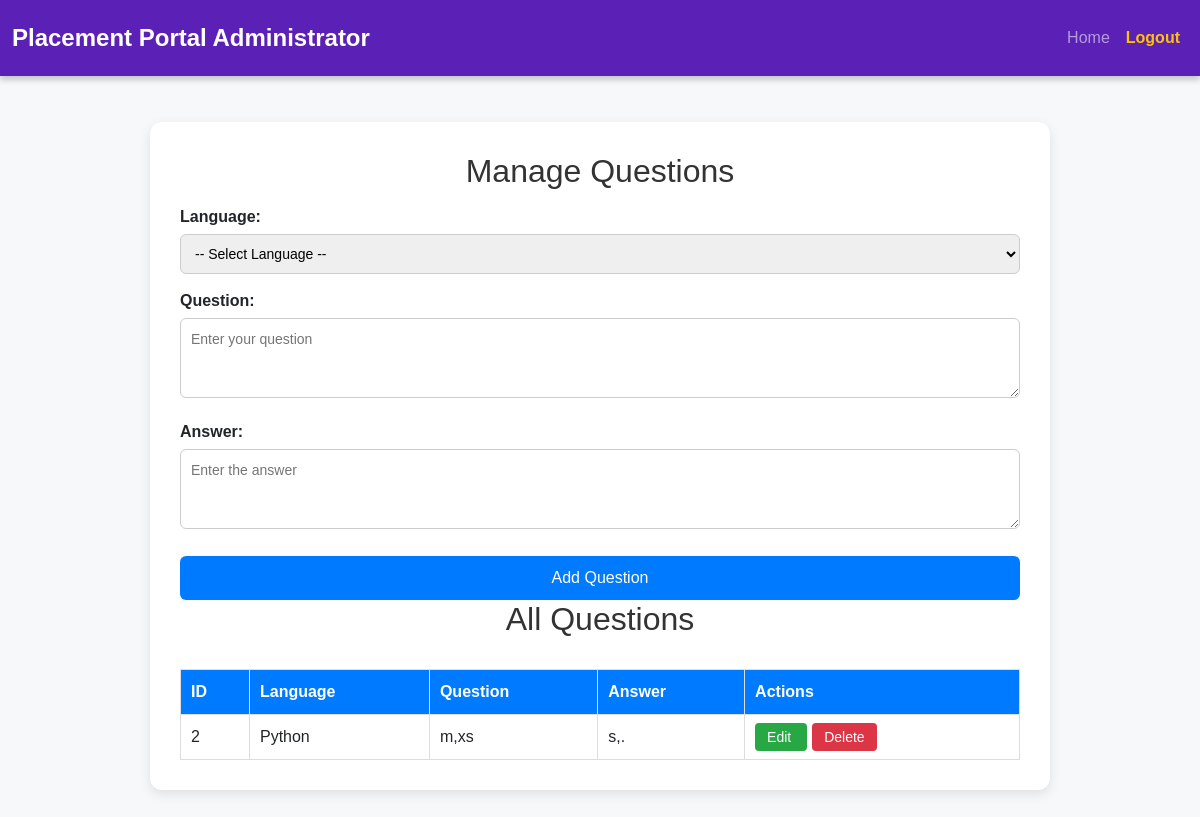
The page /interview/addquestion/ on the database its author committed.
### Interview/models.py (models this page shows, shortened)
class inter_Question(models.Model):
    LANGUAGE_CHOICES = [
        ('Python', 'Python'),
        ('Java', 'Java'),
        ('C++', 'C++'),
        ('HTML', 'HTML'),
        ('CSS', 'CSS'),
        ('JavaScript', 'JavaScript'),
    ]
    language = models.CharField(max_length=50, choices=LANGUAGE_CHOICES)
    question = models.TextField()
    answer = models.TextField()

### Interview/views.py (the view, shortened to what this page needs)
# urls.py: path('addquestion/', views.addquestion, name='addquestion'),
def addquestion(request):
    questions = inter_Question.objects.all().order_by('id')
    return render(request, 'interview/addquestion.html', {'questions': questions})

### Interview/Templates/interview/addquestion.html (shortened to what this page needs)
{% extends 'Admin/JobPost.html' %}
{% load static %}
{% block content %}
<!DOCTYPE html>
<html lang="en">
<head>
</head>
<body><br><br><br>
  <div class="container">
    <h2>Manage Questions</h2>
    <form id="questionForm" method="POST">
      <label for="language">Language:</label>
      <select name="language" id="language" required>
        <option value="">-- Select Language --</option>
      </select>
      <label for="question">Question:</label>
      <textarea name="question" id="question" placeholder="Enter your question" required></textarea>
      <label for="answer">Answer:</label>
      <textarea name="answer" id="answer" placeholder="Enter the answer" required></textarea>
      <button type="submit" id="submitBtn">Add Question</button>
    </form>
    {% if questions %}
    <h2>All Questions</h2>
    <table>
      <thead>
        <tr>
          <th>ID</th>
          <th>Language</th>
          <th>Question</th>
          <th>Answer</th>
          <th>Actions</th>
        </tr>
      </thead>
      <tbody>
        {% for q in questions %}
        <tr>
          <td>{{ q.id }}</td>
          <td>{{ q.language }}</td>
          <td>{{ q.question }}</td>
          <td>{{ q.answer }}</td>
          <td class="actions">
            <a href="#" class="edit-btn"
               onclick="editQuestion('{{ q.id }}', '{{ q.language }}', `{{ q.question|escapejs }}`, `{{ q.answer|escapejs }}`)">
               Edit
            </a>
            <a href="#" class="delete-btn" onclick="confirmDelete('{{ q.id }}')">Delete</a>
          </td>
        </tr>
        {% endfor %}
      </tbody>
    </table>
    {% else %}
      <p style="text-align:center; margin-top:20px;">No questions added yet.</p>
    {% endif %}
  </div>
</body>
</html>
{% endblock %}

### Admin/Templates/admin/JobPost.html (style rules this page uses)
body { background-color: #f8f9fa; padding-top: 90px; padding-bottom: 50px; }

### Interview/Templates/interview/addquestion.html (style rules this page uses)
body { font-family: Arial, sans-serif; background-color: #f7f8fa; margin: 0; padding: 0; }
.container { max-width: 900px; margin: 50px auto; background: #fff; padding: 30px; border-radius: 12px; box-shadow: 0 4px 12px rgba(0,0,0,0.1); }
h2 { text-align: center; color: #333; }
label { display: block; font-weight: bold; margin-top: 15px; }
select, textarea, input[type="hidden"] { width: 100%; padding: 10px; border: 1px solid #ccc; border-radius: 6px; margin-top: 5px; font-size: 14px; }
textarea { height: 80px; }
button { background-color: #007bff; color: white; border: none; padding: 10px 20px; font-size: 16px; border-radius: 6px; margin-top: 20px; cursor: pointer; width: 100%; transition: 0.3s; }
table { width: 100%; border-collapse: collapse; margin-top: 30px; }
th, td { border: 1px solid #ddd; padding: 10px; text-align: left; }
th { background-color: #007bff; color: white; }
.actions a { text-decoration: none; padding: 6px 12px; border-radius: 4px; color: white; margin-right: 5px; font-size: 14px; transition: 0.2s; }
.edit-btn { background-color: #28a745; }
.delete-btn { background-color: #dc3545; }

### rows shown on the page
inter_Question: id "2", language "Python", question "m,xs", answer "s,."
